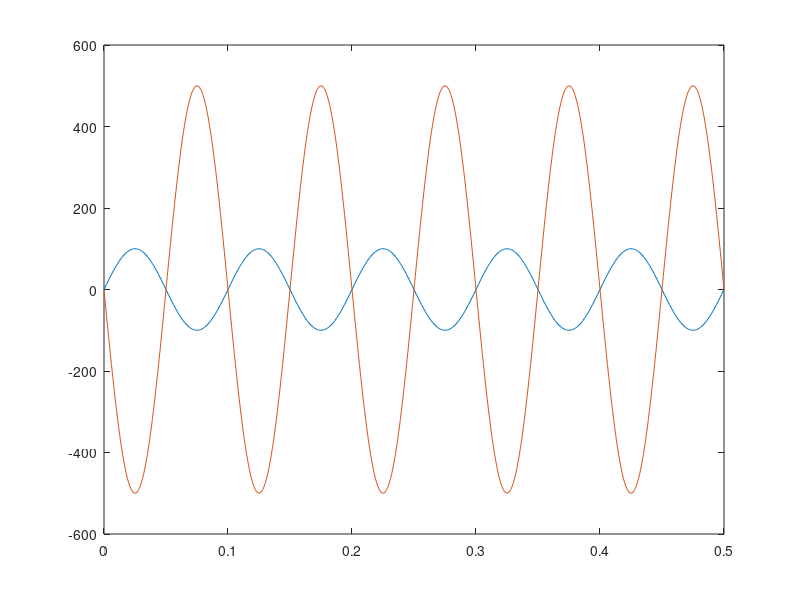

MATLAB code to generate this figure:
Rf = 50;
Ri = 10;
t = 0:0.001:0.50;
f = 10;
vo = 100;
vin = (vo)*(sin(2*pi*f*t));
vout = -(Rf/Ri).*vin;
plot(t,vin)
hold on
plot(t,vout)